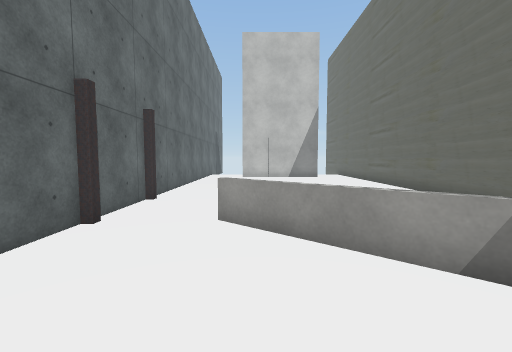
View 1 (above)

12 first-person views from a walk through a Unity game level. The camera is 1.3 m above the floor, tilts 4° down and sees 90° across. The floor is counted in squares, 1 m on a side. Each view is taken from the middle of a square. On the plan, view 1 faces up. The plan holds only what a view shows up to about 13 squares ahead; the rest is blank. The place goes on beyond the plan. The player character is not drawn. Some animated figures are left out. Some surface patterns are stand-ins.

View 2
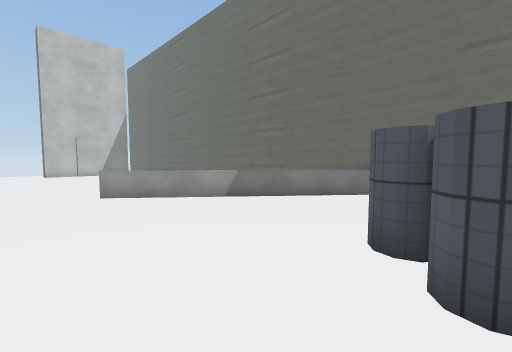

View 3
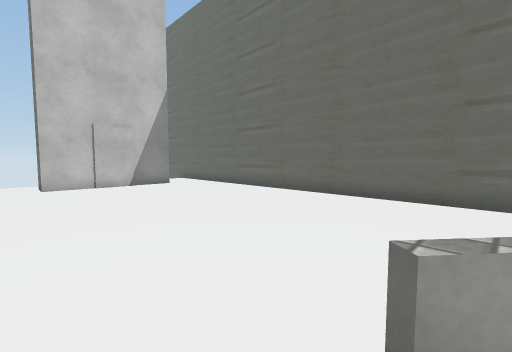

View 4
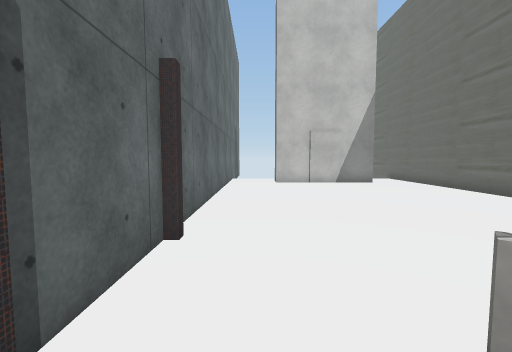

View 5
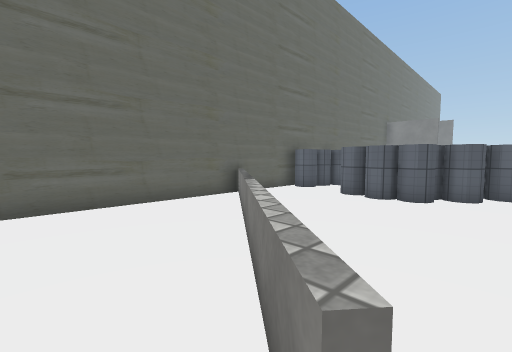

View 6
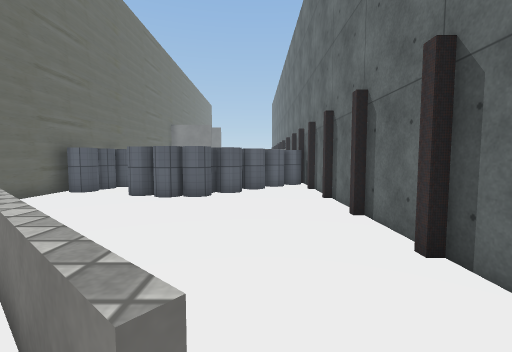

View 7
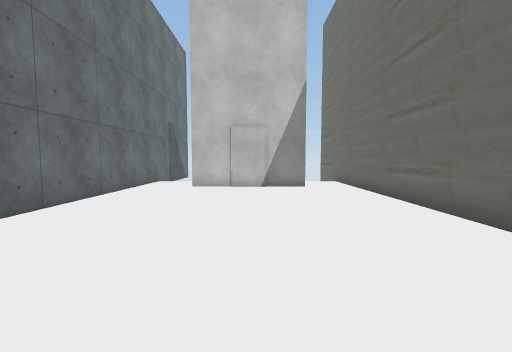

View 8
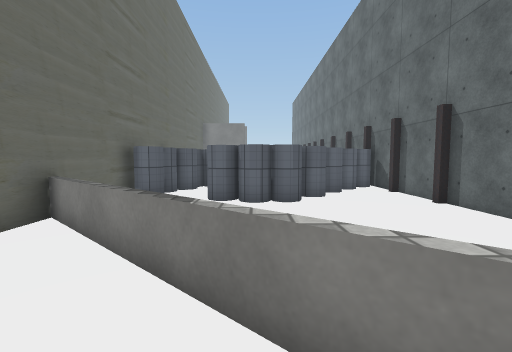

View 9
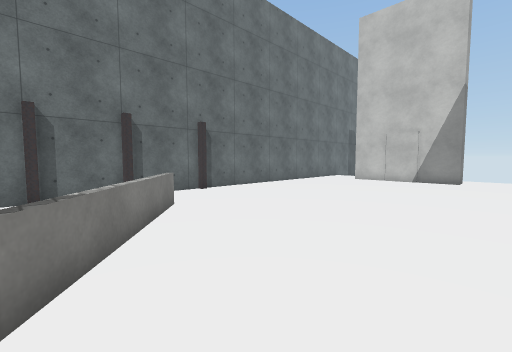

View 10
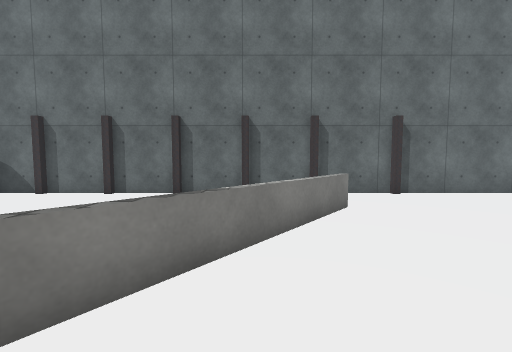

View 11
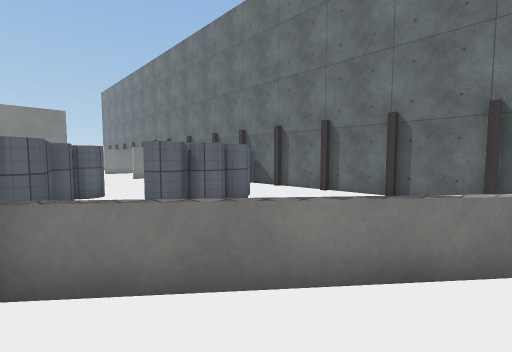

View 12
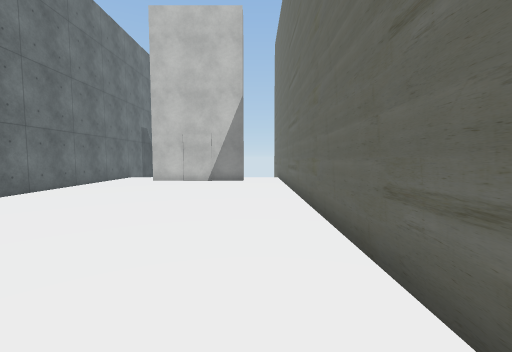

### Floor plan
Points are (right, up) in squares from view 1. A wall is a line through its corners. A room is listed if a view was taken in it or the views show most of it. See-through windows are left out.
Room 1 (views 1, 2, 4)
walls: (1.8, -2.5) (2.3, -2.5) (2.5, -2.6); (0.7, -3.4) (0.5, -2.8) (1.1, -2.4) (1.5, -2.7); (3.1, -2.7) (3.5, -3); (-0.4, -3.7) (0, -3.4) (0.5, -3.7); (-1.1, -4.6) (-0.7, -4.6) (-0.4, -4.8); (-3.5, 0) (-3.5, -2.4); (-3.5, -2.6) (-3.5, -4.9); (5.3, -3.9) (5.8, -3.5) (6.2, -3.8); (-3.5, 2.5) (-3.5, 0.1); (5, -5.1) (5.1, -4.6); (-3.5, 3.6) (-3.5, 2.6); (6.5, -4.5) (6.5, 0)
low walls: (6.2, -0.5) (-0.9, 5.3)
ways out: opening at (-2.5, 4.5) to room 2
Room 2 (views 3, 5, 6, 7, 8, 9, 10, 11, 12)
walls: (-3.5, 8) (-3.5, 5.2); (-3.5, 5) (-3.5, 3.6); (4.3, 17.7) (-0.9, 17.7); (-3.5, 17.6) (-3.5, 8.4); (6.5, 0) (6.5, 17.5)
low walls: (-0.7, 5.5) (6.5, -0.5)
ways out: opening at (-2.5, 4.5) to room 1; opening at (-2.5, 18.5); opening at (5.5, 18.5)

Where each view was taken, in squares from view 1:
view 1: 0 up, 0 right, facing up
view 2: 4 down, 3 left, facing up-right
view 3: 5 up, 2 left, facing up-right
view 4: 4 up, 2 left, facing up
view 5: 6 up, 1 left, facing down-right
view 6: 6 up, 1 left, facing down
view 7: 6 up, 2 right, facing up
view 8: 5 up, 2 right, facing down
view 9: 2 up, 6 right, facing up-left
view 10: 3 up, 6 right, facing left
view 11: 3 up, 6 right, facing down-left
view 12: 3 up, 5 right, facing up
